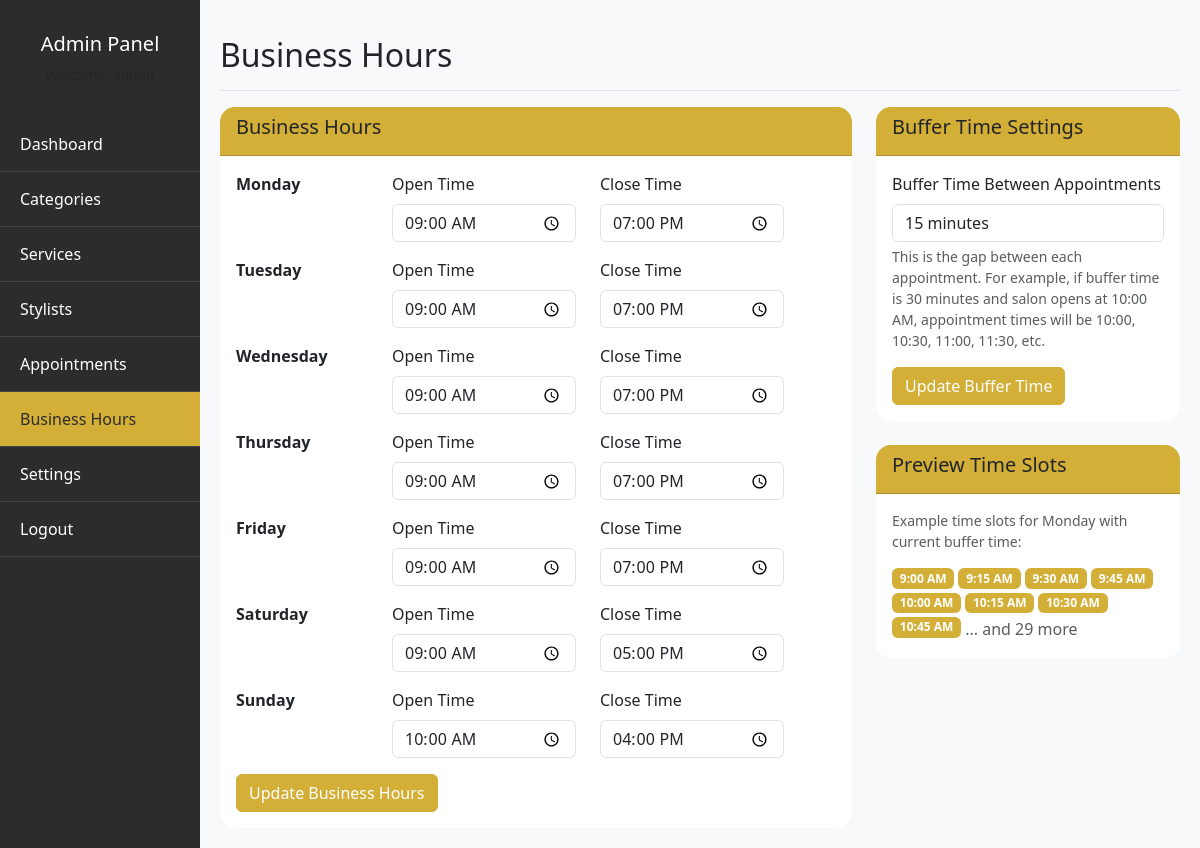
The page /admin/dashboard.php?page=business_hours (signed in) on the database its author committed.
### tables this page shows
CREATE TABLE IF NOT EXISTS business_hours (
    id INT AUTO_INCREMENT PRIMARY KEY,
    day_of_week VARCHAR(20) NOT NULL UNIQUE,
    open_time TIME NOT NULL,
    close_time TIME NOT NULL
);

CREATE TABLE IF NOT EXISTS settings (
    id INT AUTO_INCREMENT PRIMARY KEY,
    buffer_time_minutes INT NOT NULL
);

### includes/functions.php (called while the page is built, shortened)
<?php
function generateTimeSlots($openTime, $closeTime, $bufferMinutes, $serviceDuration, $bookedTimes = []) {
    $slots = [];
    $current = strtotime($openTime);
    $end = strtotime($closeTime);
    while ($current < $end) {
        $timeSlot = date('H:i', $current);
        $endTime = $current + ($serviceDuration * 60);
        if ($endTime <= $end && !in_array($timeSlot, $bookedTimes)) {
            $slots[] = $timeSlot;
        }
        $current += ($bufferMinutes * 60);
    }
    return $slots;
}
?>

### admin/pages/business_hours.php (the view, shortened to what this page needs)
<?php
$stmt = $pdo->query("SELECT * FROM business_hours ORDER BY FIELD(day_of_week, 'Monday', 'Tuesday', 'Wednesday', 'Thursday', 'Friday', 'Saturday', 'Sunday')");
$businessHours = [];
while ($row = $stmt->fetch()) {
    $businessHours[$row['day_of_week']] = $row;
}
$stmt = $pdo->query("SELECT buffer_time_minutes FROM settings LIMIT 1");
$currentBufferTime = $stmt->fetch()['buffer_time_minutes'] ?? 15;
$days = ['Monday', 'Tuesday', 'Wednesday', 'Thursday', 'Friday', 'Saturday', 'Sunday'];
?>
<div class="row">
    <div class="col-md-8">
        <div class="card">
            <div class="card-header">
                <h5>Business Hours</h5>
            </div>
            <div class="card-body">
                <form method="POST">
                    <?php foreach ($days as $day): ?>
                        <div class="row mb-3">
                            <div class="col-md-3">
                                <label class="form-label fw-bold"><?php echo $day; ?></label>
                            </div>
                            <div class="col-md-4">
                                <label class="form-label">Open Time</label>
                                <input type="time" class="form-control"
                                       name="open_time[<?php echo $day; ?>]"
                                       value="<?php echo $businessHours[$day]['open_time'] ?? '09:00'; ?>">
                            </div>
                            <div class="col-md-4">
                                <label class="form-label">Close Time</label>
                                <input type="time" class="form-control"
                                       name="close_time[<?php echo $day; ?>]"
                                       value="<?php echo $businessHours[$day]['close_time'] ?? '17:00'; ?>">
                            </div>
                        </div>
                    <?php endforeach; ?>
                    <button type="submit" class="btn btn-primary">Update Business Hours</button>
                </form>
            </div>
        </div>
    </div>
    <div class="col-md-4">
        <div class="card">
            <div class="card-header">
                <h5>Buffer Time Settings</h5>
            </div>
            <div class="card-body">
                <form method="POST">
                    <div class="mb-3">
                        <label for="buffer_time_minutes" class="form-label">Buffer Time Between Appointments</label>
                        <select class="form-control" id="buffer_time_minutes" name="buffer_time_minutes" required>
                            <option value="15" <?php echo $currentBufferTime == 15 ? 'selected' : ''; ?>>15 minutes</option>
                        </select>
                        <div class="form-text">
                            This is the gap between each appointment. For example, if buffer time is 30 minutes and salon opens at 10:00 AM,
                            appointment times will be 10:00, 10:30, 11:00, 11:30, etc.
                        </div>
                    </div>
                    <button type="submit" class="btn btn-primary">Update Buffer Time</button>
                </form>
            </div>
        </div>
        <div class="card mt-4">
            <div class="card-header">
                <h5>Preview Time Slots</h5>
            </div>
            <div class="card-body">
                <p class="small text-muted">Example time slots for Monday with current buffer time:</p>
                <?php
                $mondayHours = $businessHours['Monday'] ?? ['open_time' => '09:00:00', 'close_time' => '17:00:00'];
                $sampleSlots = generateTimeSlots($mondayHours['open_time'], $mondayHours['close_time'], $currentBufferTime, 60);
                $displaySlots = array_slice($sampleSlots, 0, 8);
                ?>
                <div class="d-flex flex-wrap">
                    <?php foreach ($displaySlots as $slot): ?>
                        <span class="badge bg-secondary me-1 mb-1"><?php echo date('g:i A', strtotime($slot)); ?></span>
                    <?php endforeach; ?>
                    <?php if (count($sampleSlots) > 8): ?>
                        <span class="text-muted">... and <?php echo count($sampleSlots) - 8; ?> more</span>
                    <?php endif; ?>
                </div>
            </div>
        </div>
    </div>
</div>

### css/style.css (style rules this page uses)
:root { --primary-color: #d4af37; --secondary-color: #8b7355; --accent-color: #f5f5dc; --dark-color: #2c2c2c; --light-color: #ffffff; }
body { font-family: 'Segoe UI', Tahoma, Geneva, Verdana, sans-serif; background-color: #f8f9fa; }
.btn-primary { background-color: var(--primary-color); border-color: var(--primary-color); }
.card { border: none; border-radius: 15px; }
.card-header { background-color: var(--primary-color) !important; border-radius: 15px 15px 0 0 !important; }
.badge { background-color: var(--primary-color) !important; }

### rows shown on the page
business_hours: open_time "09:00:00", close_time "19:00:00"
business_hours: open_time "09:00:00", close_time "19:00:00"
business_hours: open_time "09:00:00", close_time "19:00:00"
business_hours: open_time "09:00:00", close_time "19:00:00"
business_hours: open_time "09:00:00", close_time "19:00:00"
business_hours: open_time "09:00:00", close_time "17:00:00"
business_hours: open_time "10:00:00", close_time "16:00:00"
settings: buffer_time_minutes "15 minutes"

### other values the page prints
$day "Monday"
$day "Tuesday"
$day "Wednesday"
$day "Thursday"
$day "Friday"
$day "Saturday"
$day "Sunday"
date('g:i A', strtotime($slot)) "9:00 AM"
date('g:i A', strtotime($slot)) "9:15 AM"
date('g:i A', strtotime($slot)) "9:30 AM"
date('g:i A', strtotime($slot)) "9:45 AM"
date('g:i A', strtotime($slot)) "10:00 AM"
date('g:i A', strtotime($slot)) "10:15 AM"
date('g:i A', strtotime($slot)) "10:30 AM"
date('g:i A', strtotime($slot)) "10:45 AM"
